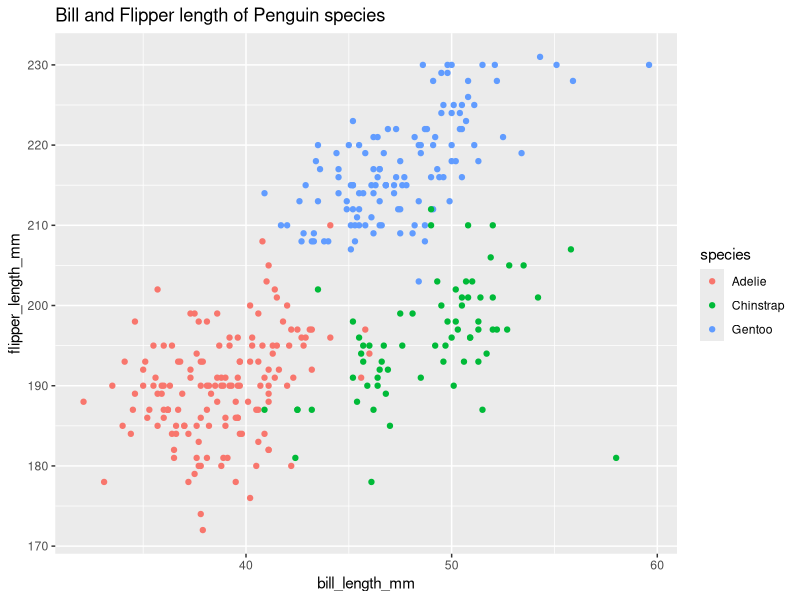

The R source for this figure:
## ---- chunk 1
library(tidyverse)
## ---- chunk 2
data("penguins", package = "palmerpenguins")

## ---- chunk 3
penguins_df = 
  colnames(penguins, do.NULL = TRUE, prefix = "col")
  colnames(penguins)

  nrow(penguins) 
  ncol(penguins) 
  
  mean(penguins$flipper_length_mm, na.rm=TRUE)
## ---- chunk 4
ggplot(data = penguins) + 
  geom_point(mapping = aes(x = bill_length_mm, y = flipper_length_mm, 
                           color = species)) +
ggtitle("Bill and Flipper length of Penguin species")
